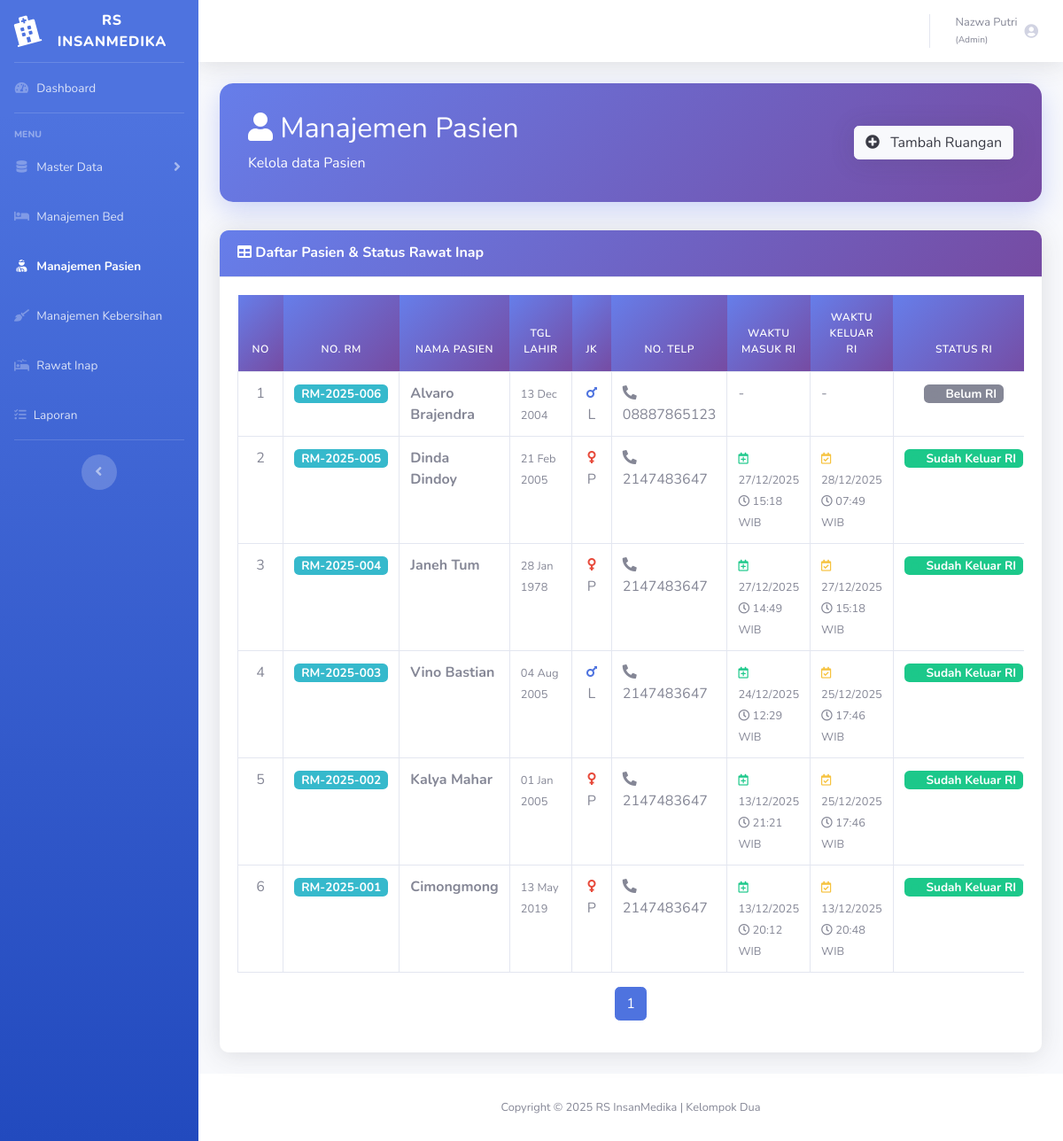
The page /rumahsakit/pasien/select.php (signed in) on the database its author committed.
### tables this page shows
CREATE TABLE `t_pasien` (
  `f_idpasien` int(11) NOT NULL,
  `f_norekmed` varchar(150) NOT NULL,
  `f_nama` varchar(150) NOT NULL,
  `f_tgllahir` date NOT NULL,
  `f_jnskelamin` enum('Laki-laki','Perempuan') NOT NULL,
  `f_notlp` varchar(11) NOT NULL,
  `f_alamat` varchar(150) NOT NULL,
  `f_created` datetime NOT NULL,
  `f_updated` datetime NOT NULL
);

### rumahsakit/dbcontroller.php (called while the page is built, shortened)
<?php
class dbcontroller
{
    private $host = '127.0.0.1';
    private $user = 'root';
    private $password = '';
    private $database = 'rumahsakit';
    private $koneksi;
    public function __construct()
    {
        $this->koneksi = $this->koneksiDB();
    }
    private function koneksiDB()
    {
        return mysqli_connect($this->host, $this->user, $this->password, $this->database);
    }
    public function getALL($sql)
    {
        $result = mysqli_query($this->koneksi, $sql);
        $data = [];
        if ($result) {
            while ($row = mysqli_fetch_assoc($result)) {
                $data[] = $row;
            }
        }
        return $data;
    }
    public function rowCOUNT($sql)
    {
        $result = mysqli_query($this->koneksi, $sql);
        return $result ? mysqli_num_rows($result) : 0;
    }
}

### rumahsakit/pasien/select.php (the view, shortened to what this page needs)
<?php
require_once "../dbcontroller.php";
$db = new dbcontroller();
$jumlahdata = $db->rowCOUNT("SELECT f_idpasien FROM t_pasien");
$banyak = 10;
$halaman = ceil($jumlahdata / $banyak);
$p = isset($_GET['p']) ? (int)$_GET['p'] : 1;
$mulai = ($p - 1) * $banyak;
$sql = "SELECT
            p.*,
            (
                SELECT ri.f_waktumasuk
                FROM t_rawatinap ri
                WHERE ri.f_idpasien = p.f_idpasien
                ORDER BY f_waktumasuk DESC LIMIT 1
            ) as f_waktumasuk_terakhir,
            (
                SELECT ri.f_waktukeluar
                FROM t_rawatinap ri
                WHERE ri.f_idpasien = p.f_idpasien
                ORDER BY f_waktumasuk DESC LIMIT 1
            ) as f_waktukeluar_terakhir,
            CASE
                WHEN EXISTS (
                    SELECT 1 FROM t_rawatinap ri
                    WHERE ri.f_idpasien = p.f_idpasien
                    AND ri.f_waktukeluar IS NULL
                ) THEN 'Sedang RI'
                WHEN (
                    SELECT ri.f_waktukeluar
                    FROM t_rawatinap ri
                    WHERE ri.f_idpasien = p.f_idpasien
                    ORDER BY f_waktumasuk DESC LIMIT 1
                ) IS NOT NULL THEN 'Sudah Keluar RI'
                ELSE 'Belum RI'
            END as status_ri,
            (SELECT f_idrawatinap FROM t_rawatinap ri WHERE ri.f_idpasien = p.f_idpasien AND ri.f_waktukeluar IS NULL ORDER BY f_waktumasuk DESC LIMIT 1) as f_idrawatinap_aktif
        FROM t_pasien p
        ORDER BY p.f_idpasien DESC
        LIMIT $mulai, $banyak";
$row = $db->getALL($sql);
$no = 1 + $mulai;
?>
<!DOCTYPE html>
<html lang="en">
<head>
    <link href="../vendor/fontawesome-free/css/all.min.css" rel="stylesheet" type="text/css">
    <link href="../css/sb-admin-2.min.css" rel="stylesheet">
</head>
<body id="page-top">
    <div id="wrapper">
        <?php include '../sidebar.php'; ?>
        <div id="content-wrapper" class="d-flex flex-column">
            <div id="content">
                <?php include '../topbar.php'; ?>
                <div class="container-fluid">
                    <div class="page-header">
                            <div class="d-flex align-items-center justify-content-between">
                                <div>
                                    <h1 class="h2 mb-2"><i class="fas fa-user"></i> Manajemen Pasien</h1>
                                    <p class="mb-0 opacity-75">Kelola data Pasien</p>
                                </div>
                                <a href="insert.php" class="btn btn-light btn-md shadow">
                                    <i class="fas fa-plus-circle mr-2"></i> Tambah Ruangan
                                </a>
                            </div>
                    </div>
                    <div class="card shadow mb-4">
                        <div class="card-header py-3">
                            <h6 class="m-0 font-weight-bold text-white">
                                <i class="fas fa-table"></i> Daftar Pasien & Status Rawat Inap
                            </h6>
                        </div>
                        <div class="card-body">
                            <div class="table-responsive">
                                <table class="table table-bordered table-hover" id="dataTable" width="100%" cellspacing="0">
                                    <thead>
                                        <tr class="text-center">
                                            <th width="3%">No</th>
                                            <th width="8%">No. RM</th>
                                            <th width="15%">Nama Pasien</th>
                                            <th width="8%">Tgl Lahir</th>
                                            <th width="7%">JK</th>
                                            <th width="12%">No. Telp</th>
                                            <th width="12%">Waktu Masuk RI</th>
                                            <th width="12%">Waktu Keluar RI</th>
                                            <th width="10%">Status RI</th>
                                        </tr>
                                    </thead>
                                    <tbody>
                                       <?php if (!empty($row)) { ?>
                                            <?php foreach ($row as $r) {
                                                $status_ri = $r['status_ri'];
                                                $badge_class = '';
                                                $status_indicator = '';
                                                if ($status_ri == 'Sedang RI') {
                                                    $badge_class = 'badge-danger';
                                                    $status_indicator = 'status-sedang-ri';
                                                } elseif ($status_ri == 'Sudah Keluar RI') {
                                                    $badge_class = 'badge-success';
                                                    $status_indicator = 'status-sudah-keluar';
                                                } else {
                                                    $badge_class = 'badge-secondary';
                                                    $status_indicator = 'status-belum-ri';
                                                }
                                            ?>
                                                <tr>
                                                    <td class="text-center"><?= $no++ ?></td>
                                                    <td>
                                                        <span class="badge badge-info badge-kapasitas">
                                                            <?= htmlspecialchars($r['f_norekmed']) ?>
                                                        </span>
                                                    </td>
                                                    <td>
                                                        <strong><?= htmlspecialchars($r['f_nama']) ?></strong>
                                                    </td>
                                                    <td>
                                                        <small><?= date('d M Y', strtotime($r['f_tgllahir'])) ?></small>
                                                    </td>
                                                    <td class="text-center">
                                                        <?php if ($r['f_jnskelamin'] == 'Laki-laki'): ?>
                                                            <i class="fas fa-mars text-primary"></i> L
                                                        <?php else: ?>
                                                            <i class="fas fa-venus text-danger"></i> P
                                                        <?php endif; ?>
                                                    </td>
                                                    <td>
                                                        <i class="fas fa-phone-alt text-muted"></i>
                                                        <?= htmlspecialchars($r['f_notlp']) ?>
                                                    </td>
                                                    <td>
                                                        <?php if ($r['f_waktumasuk_terakhir']): ?>
                                                            <small>
                                                                <i class="far fa-calendar-plus text-success"></i>
                                                                <?= date('d/m/Y', strtotime($r['f_waktumasuk_terakhir'])) ?>
                                                                <br>
                                                                <i class="far fa-clock text-muted"></i>
                                                                <?= date('H:i', strtotime($r['f_waktumasuk_terakhir'])) ?> WIB
                                                            </small>
                                                        <?php else: ?>
                                                            <span class="text-muted">-</span>
                                                        <?php endif; ?>
                                                    </td>
                                                    <td>
                                                        <?php if ($status_ri == 'Sudah Keluar RI'): ?>
                                                            <small>
                                                                <i class="far fa-calendar-check text-warning"></i>
                                                                <?= date('d/m/Y', strtotime($r['f_waktukeluar_terakhir'])) ?>
                                                                <br>
                                                                <i class="far fa-clock text-muted"></i>
                                                                <?= date('H:i', strtotime($r['f_waktukeluar_terakhir'])) ?> WIB
                                                            </small>
                                                        <?php else: ?>
                                                            <span class="text-muted">-</span>
                                                        <?php endif; ?>
                                                    </td>
                                                    <td class="text-center">
                                                        <span class="badge <?= $badge_class ?> badge-kapasitas">
                                                            <span class="status-indicator <?= $status_indicator ?>"></span>
                                                            <?= $status_ri ?>
                                                        </span>
                                                    </td>
                                                </tr>
                                            <?php } ?>
                                        <?php } ?>
                                    </tbody>
                                </table>
                                <nav aria-label="Page navigation">
                                    <ul class="pagination justify-content-center">
                                        <?php for ($i = 1; $i <= $halaman; $i++): ?>
                                            <li class="page-item <?= ($p == $i ? 'active' : '') ?>">
                                                <a class="page-link" href="?p=<?= $i ?>"><?= $i ?></a>
                                            </li>
                                        <?php endfor; ?>
                                    </ul>
                                </nav>
                            </div>
                        </div>
                    </div>
                </div>
            </div>
            <footer class="sticky-footer bg-white">
                <div class="container my-auto">
                    <div class="copyright text-center my-auto">
                        <span>Copyright &copy; 2025 RS InsanMedika | Kelompok Dua</span>
                    </div>
                </div>
            </footer>
        </div>
    </div>
</body>
</html>

### rumahsakit/pasien/select.php (style rules this page uses)
.badge-kapasitas { font-size: 0.85rem; padding: 4px 8px; }
.status-indicator { display: inline-block; width: 8px; height: 8px; border-radius: 50%; margin-right: 5px; }
.table thead th { background: linear-gradient(135deg, #667eea 0%, #764ba2 100%); color: white; font-weight: 600; text-transform: uppercase; font-size: 0.75rem; letter-spacing: 0.5px; border: none; padding: 1rem; }
.card { border: none; border-radius: 10px; }
.card-header { background: linear-gradient(135deg, #667eea 0%, #764ba2 100%); border-radius: 10px 10px 0 0 !important; }
.page-header { background: linear-gradient(135deg, #667eea 0%, #764ba2 100%); color: white; padding: 2rem; border-radius: 15px; margin-bottom: 2rem; box-shadow: 0 10px 30px rgba(102, 126, 234, 0.3); }
.status-sudah-keluar { background-color: #1cc88a; }
.status-belum-ri { background-color: #858796; }

### rows shown on the page
t_pasien: f_norekmed "RM-2025-006", f_nama "Alvaro Brajendra", f_tgllahir "13 Dec 2004", f_jnskelamin "Laki-laki" (drawn), f_notlp "08887865123", status_ri "Belum RI"
t_pasien: f_norekmed "RM-2025-005", f_nama "Dinda Dindoy", f_tgllahir "21 Feb 2005", f_jnskelamin "Perempuan" (drawn), f_notlp "2147483647", f_waktumasuk_terakhir "27/12/2025", f_waktumasuk_terakhir "15:18", f_waktukeluar_terakhir "28/12/2025", f_waktukeluar_terakhir "07:49", status_ri "Sudah Keluar RI"
t_pasien: f_norekmed "RM-2025-004", f_nama "Janeh Tum", f_tgllahir "28 Jan 1978", f_jnskelamin "Perempuan" (drawn), f_notlp "2147483647", f_waktumasuk_terakhir "27/12/2025", f_waktumasuk_terakhir "14:49", f_waktukeluar_terakhir "27/12/2025", f_waktukeluar_terakhir "15:18", status_ri "Sudah Keluar RI"
t_pasien: f_norekmed "RM-2025-003", f_nama "Vino Bastian", f_tgllahir "04 Aug 2005", f_jnskelamin "Laki-laki" (drawn), f_notlp "2147483647", f_waktumasuk_terakhir "24/12/2025", f_waktumasuk_terakhir "12:29", f_waktukeluar_terakhir "25/12/2025", f_waktukeluar_terakhir "17:46", status_ri "Sudah Keluar RI"
t_pasien: f_norekmed "RM-2025-002", f_nama "Kalya Mahar", f_tgllahir "01 Jan 2005", f_jnskelamin "Perempuan" (drawn), f_notlp "2147483647", f_waktumasuk_terakhir "13/12/2025", f_waktumasuk_terakhir "21:21", f_waktukeluar_terakhir "25/12/2025", f_waktukeluar_terakhir "17:46", status_ri "Sudah Keluar RI"
t_pasien: f_norekmed "RM-2025-001", f_nama "Cimongmong", f_tgllahir "13 May 2019", f_jnskelamin "Perempuan" (drawn), f_notlp "2147483647", f_waktumasuk_terakhir "13/12/2025", f_waktumasuk_terakhir "20:12", f_waktukeluar_terakhir "13/12/2025", f_waktukeluar_terakhir "20:48", status_ri "Sudah Keluar RI"

### other values the page prints
$nama_petugas "Nazwa Putri"
$role_petugas "Admin"
